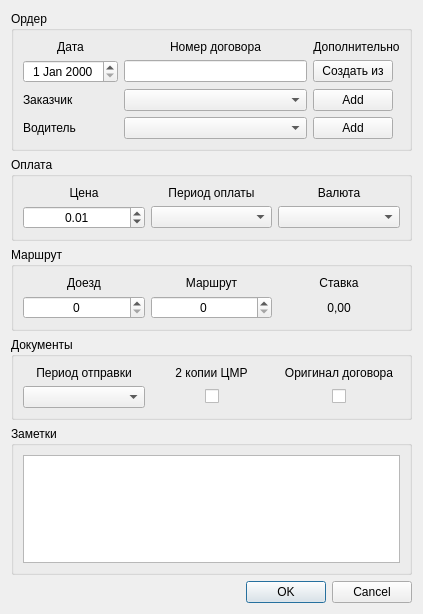
<?xml version="1.0" encoding="UTF-8"?>
<ui version="4.0">
 <class>CommomOrderForm</class>
 <widget class="QDialog" name="CommomOrderForm">
  <property name="geometry">
   <rect>
    <x>0</x>
    <y>0</y>
    <width>423</width>
    <height>614</height>
   </rect>
  </property>
  <property name="windowTitle">
   <string>Общий шаблон ордер</string>
  </property>
  <layout class="QGridLayout" name="gridLayout_2">
   <item row="0" column="0">
    <layout class="QGridLayout" name="gridLayout">
     <item row="0" column="0">
      <widget class="QGroupBox" name="groupBoxContract">
       <property name="title">
        <string>Ордер</string>
       </property>
       <layout class="QGridLayout" name="gridLayout_4">
        <item row="0" column="0">
         <layout class="QGridLayout" name="gridLayout_3">
          <item row="0" column="1">
           <widget class="QLabel" name="label_2">
            <property name="text">
             <string>Номер договора</string>
            </property>
            <property name="alignment">
             <set>Qt::AlignCenter</set>
            </property>
           </widget>
          </item>
          <item row="2" column="2">
           <widget class="QPushButton" name="pushButtonAddShipper">
            <property name="text">
             <string>Add</string>
            </property>
           </widget>
          </item>
          <item row="0" column="2" colspan="2">
           <widget class="QLabel" name="labelDopolnit">
            <property name="text">
             <string>Дополнительно</string>
            </property>
            <property name="alignment">
             <set>Qt::AlignCenter</set>
            </property>
           </widget>
          </item>
          <item row="1" column="1">
           <widget class="QLineEdit" name="lineEditnumberContract"/>
          </item>
          <item row="2" column="1">
           <widget class="ComboBoxShippers" name="comboBoxShippers"/>
          </item>
          <item row="3" column="0">
           <widget class="QLabel" name="label_4">
            <property name="text">
             <string>Водитель</string>
            </property>
           </widget>
          </item>
          <item row="3" column="1">
           <widget class="ComboBoxDrivers" name="comboBoxDriver"/>
          </item>
          <item row="2" column="0">
           <widget class="QLabel" name="label_3">
            <property name="text">
             <string>Заказчик</string>
            </property>
           </widget>
          </item>
          <item row="0" column="0">
           <widget class="QLabel" name="label">
            <property name="text">
             <string>Дата</string>
            </property>
            <property name="alignment">
             <set>Qt::AlignCenter</set>
            </property>
           </widget>
          </item>
          <item row="1" column="0">
           <widget class="QDateEdit" name="dateEdit">
            <property name="sizePolicy">
             <sizepolicy hsizetype="Minimum" vsizetype="Fixed">
              <horstretch>0</horstretch>
              <verstretch>0</verstretch>
             </sizepolicy>
            </property>
            <property name="alignment">
             <set>Qt::AlignCenter</set>
            </property>
            <property name="accelerated">
             <bool>false</bool>
            </property>
            <property name="showGroupSeparator" stdset="0">
             <bool>false</bool>
            </property>
            <property name="calendarPopup">
             <bool>false</bool>
            </property>
            <property name="date">
             <date>
              <year>2000</year>
              <month>1</month>
              <day>1</day>
             </date>
            </property>
           </widget>
          </item>
          <item row="3" column="2">
           <widget class="QPushButton" name="pushButtonAddDriver">
            <property name="text">
             <string>Add</string>
            </property>
           </widget>
          </item>
          <item row="1" column="2">
           <widget class="QPushButton" name="pushButtonCreateFrom">
            <property name="text">
             <string>Создать из</string>
            </property>
           </widget>
          </item>
         </layout>
        </item>
       </layout>
      </widget>
     </item>
     <item row="4" column="0">
      <widget class="QGroupBox" name="groupBoxNotes">
       <property name="title">
        <string>Заметки</string>
       </property>
       <layout class="QGridLayout" name="gridLayout_11">
        <item row="0" column="0">
         <widget class="QPlainTextEdit" name="plainTextEditNote"/>
        </item>
       </layout>
      </widget>
     </item>
     <item row="2" column="0">
      <widget class="QGroupBox" name="groupBoxRoute">
       <property name="title">
        <string>Маршрут</string>
       </property>
       <layout class="QGridLayout" name="gridLayout_8">
        <item row="0" column="0">
         <layout class="QGridLayout" name="gridLayout_7">
          <item row="0" column="1">
           <widget class="QLabel" name="label_10">
            <property name="text">
             <string>Маршрут</string>
            </property>
            <property name="alignment">
             <set>Qt::AlignCenter</set>
            </property>
           </widget>
          </item>
          <item row="0" column="2">
           <widget class="QLabel" name="label_11">
            <property name="text">
             <string>Ставка</string>
            </property>
            <property name="alignment">
             <set>Qt::AlignCenter</set>
            </property>
           </widget>
          </item>
          <item row="0" column="0">
           <widget class="QLabel" name="label_9">
            <property name="text">
             <string>Доезд</string>
            </property>
            <property name="alignment">
             <set>Qt::AlignCenter</set>
            </property>
           </widget>
          </item>
          <item row="1" column="0">
           <widget class="QSpinBox" name="spinBoxArrival">
            <property name="alignment">
             <set>Qt::AlignCenter</set>
            </property>
            <property name="maximum">
             <number>10000</number>
            </property>
           </widget>
          </item>
          <item row="1" column="1">
           <widget class="QSpinBox" name="spinBoxRoute">
            <property name="alignment">
             <set>Qt::AlignCenter</set>
            </property>
            <property name="maximum">
             <number>10000</number>
            </property>
           </widget>
          </item>
          <item row="1" column="2">
           <widget class="QLabel" name="labelAnte">
            <property name="text">
             <string>0,00</string>
            </property>
            <property name="scaledContents">
             <bool>true</bool>
            </property>
            <property name="alignment">
             <set>Qt::AlignCenter</set>
            </property>
           </widget>
          </item>
         </layout>
        </item>
       </layout>
      </widget>
     </item>
     <item row="3" column="0">
      <widget class="QGroupBox" name="groupBoxDocuments">
       <property name="title">
        <string>Документы</string>
       </property>
       <layout class="QGridLayout" name="gridLayout_10">
        <item row="0" column="0">
         <layout class="QGridLayout" name="gridLayout_9">
          <item row="0" column="0">
           <widget class="QLabel" name="label_13">
            <property name="text">
             <string>Период отправки</string>
            </property>
            <property name="alignment">
             <set>Qt::AlignCenter</set>
            </property>
           </widget>
          </item>
          <item row="0" column="1">
           <widget class="QLabel" name="label_12">
            <property name="text">
             <string>2 копии ЦМР</string>
            </property>
            <property name="alignment">
             <set>Qt::AlignCenter</set>
            </property>
           </widget>
          </item>
          <item row="0" column="2">
           <widget class="QLabel" name="label_14">
            <property name="text">
             <string>Оригинал договора</string>
            </property>
            <property name="alignment">
             <set>Qt::AlignCenter</set>
            </property>
           </widget>
          </item>
          <item row="1" column="0">
           <widget class="ComboBoxPeriodSendMail" name="comboBoxPostPeriad">
            <property name="sizePolicy">
             <sizepolicy hsizetype="Expanding" vsizetype="Fixed">
              <horstretch>0</horstretch>
              <verstretch>0</verstretch>
             </sizepolicy>
            </property>
           </widget>
          </item>
          <item row="1" column="1">
           <layout class="QHBoxLayout" name="horizontalLayout">
            <item>
             <spacer name="horizontalSpacer_2">
              <property name="orientation">
               <enum>Qt::Horizontal</enum>
              </property>
              <property name="sizeHint" stdset="0">
               <size>
                <width>40</width>
                <height>20</height>
               </size>
              </property>
             </spacer>
            </item>
            <item>
             <widget class="QCheckBox" name="checkBox2CopyCMR">
              <property name="text">
               <string/>
              </property>
             </widget>
            </item>
            <item>
             <spacer name="horizontalSpacer">
              <property name="orientation">
               <enum>Qt::Horizontal</enum>
              </property>
              <property name="sizeHint" stdset="0">
               <size>
                <width>40</width>
                <height>20</height>
               </size>
              </property>
             </spacer>
            </item>
           </layout>
          </item>
          <item row="1" column="2">
           <layout class="QHBoxLayout" name="horizontalLayout_2">
            <item>
             <spacer name="horizontalSpacer_3">
              <property name="orientation">
               <enum>Qt::Horizontal</enum>
              </property>
              <property name="sizeHint" stdset="0">
               <size>
                <width>40</width>
                <height>20</height>
               </size>
              </property>
             </spacer>
            </item>
            <item>
             <widget class="QCheckBox" name="checkBoxOriginalContract">
              <property name="text">
               <string/>
              </property>
             </widget>
            </item>
            <item>
             <spacer name="horizontalSpacer_4">
              <property name="orientation">
               <enum>Qt::Horizontal</enum>
              </property>
              <property name="sizeHint" stdset="0">
               <size>
                <width>40</width>
                <height>20</height>
               </size>
              </property>
             </spacer>
            </item>
           </layout>
          </item>
         </layout>
        </item>
       </layout>
      </widget>
     </item>
     <item row="1" column="0">
      <widget class="QGroupBox" name="groupBoxPayment">
       <property name="title">
        <string>Оплата</string>
       </property>
       <layout class="QGridLayout" name="gridLayout_6">
        <item row="0" column="0">
         <layout class="QGridLayout" name="gridLayout_5">
          <item row="0" column="2">
           <widget class="QLabel" name="label_8">
            <property name="text">
             <string>Валюта</string>
            </property>
            <property name="alignment">
             <set>Qt::AlignCenter</set>
            </property>
           </widget>
          </item>
          <item row="0" column="1">
           <widget class="QLabel" name="label_7">
            <property name="text">
             <string>Период оплаты</string>
            </property>
            <property name="alignment">
             <set>Qt::AlignCenter</set>
            </property>
           </widget>
          </item>
          <item row="0" column="0">
           <widget class="QLabel" name="label_6">
            <property name="text">
             <string>Цена</string>
            </property>
            <property name="alignment">
             <set>Qt::AlignCenter</set>
            </property>
           </widget>
          </item>
          <item row="1" column="1">
           <widget class="ComboBoxPaymentPeriod" name="comboBoxPaymentPeriod"/>
          </item>
          <item row="1" column="2">
           <widget class="ComboBoxCurrency" name="comboBoxCurrency"/>
          </item>
          <item row="1" column="0">
           <widget class="QDoubleSpinBox" name="doubleSpinBoxCost">
            <property name="alignment">
             <set>Qt::AlignCenter</set>
            </property>
            <property name="maximum">
             <double>99999999.989999994635582</double>
            </property>
            <property name="singleStep">
             <double>0.010000000000000</double>
            </property>
            <property name="value">
             <double>0.010000000000000</double>
            </property>
           </widget>
          </item>
         </layout>
        </item>
       </layout>
      </widget>
     </item>
    </layout>
   </item>
   <item row="1" column="0">
    <widget class="QDialogButtonBox" name="buttonBox">
     <property name="orientation">
      <enum>Qt::Horizontal</enum>
     </property>
     <property name="standardButtons">
      <set>QDialogButtonBox::Cancel|QDialogButtonBox::Ok</set>
     </property>
    </widget>
   </item>
  </layout>
 </widget>
 <customwidgets>
  <customwidget>
   <class>ComboBoxPaymentPeriod</class>
   <extends>QComboBox</extends>
   <header>comboboxpaymentperiod.h</header>
  </customwidget>
  <customwidget>
   <class>ComboBoxCurrency</class>
   <extends>QComboBox</extends>
   <header>comboboxcurrency.h</header>
  </customwidget>
  <customwidget>
   <class>ComboBoxPeriodSendMail</class>
   <extends>QComboBox</extends>
   <header>comboboxperiodsendmail.h</header>
  </customwidget>
  <customwidget>
   <class>ComboBoxShippers</class>
   <extends>QComboBox</extends>
   <header>comboboxshippers.h</header>
  </customwidget>
  <customwidget>
   <class>ComboBoxDrivers</class>
   <extends>QComboBox</extends>
   <header>comboboxdrivers.h</header>
  </customwidget>
 </customwidgets>
 <resources/>
 <connections>
  <connection>
   <sender>buttonBox</sender>
   <signal>accepted()</signal>
   <receiver>CommomOrderForm</receiver>
   <slot>accept()</slot>
   <hints>
    <hint type="sourcelabel">
     <x>211</x>
     <y>592</y>
    </hint>
    <hint type="destinationlabel">
     <x>211</x>
     <y>306</y>
    </hint>
   </hints>
  </connection>
  <connection>
   <sender>buttonBox</sender>
   <signal>rejected()</signal>
   <receiver>CommomOrderForm</receiver>
   <slot>reject()</slot>
   <hints>
    <hint type="sourcelabel">
     <x>211</x>
     <y>592</y>
    </hint>
    <hint type="destinationlabel">
     <x>211</x>
     <y>306</y>
    </hint>
   </hints>
  </connection>
 </connections>
</ui>
